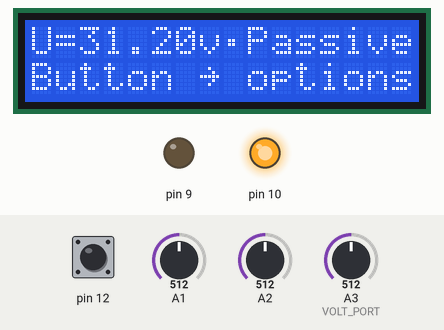
Simulated run of this sketch. Board: Arduino Uno, built with avr-gcc and run on an emulated ATmega328P. Shown: 16×2 character LCD, output pins drawn as LEDs (lit = HIGH). The inputs (shaded band) are chosen by the test bench; at power-on: pin 12 HIGH, A2 = 512, A1 = 512, A3 (VOLT_PORT) = 512.

Above: at 2.8 s.
2.9 s: pin 12 pulled LOW for 0.15 s
At 4.2 s:
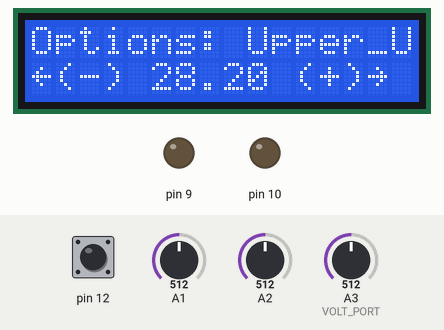
4.5 s: pin 12 pulled LOW for 1 s
At 6.6 s:
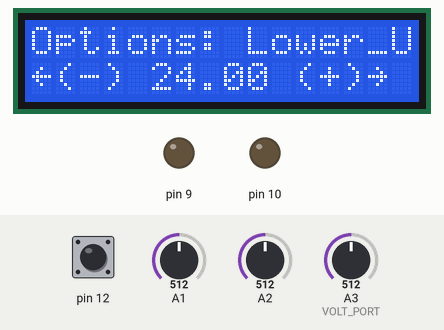
7.0 s: pin 12 pulled LOW for 0.15 s
At 8.3 s:
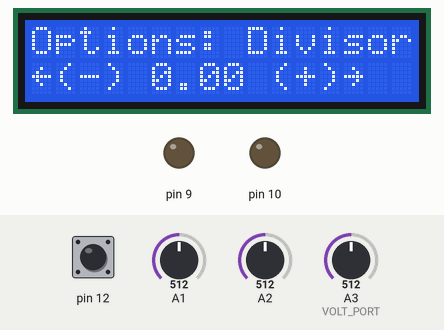
8.6 s: pin 12 pulled LOW for 3.2 s
At 13.0 s:
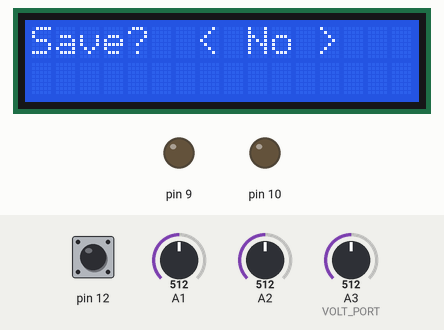
13.3 s: A2 set to 716
At 13.52 s:
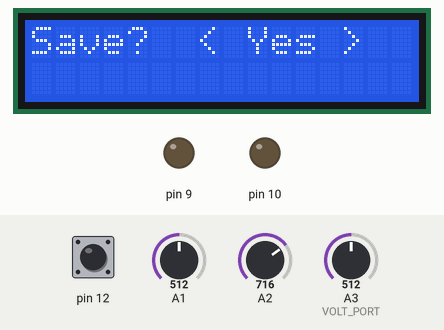
Timing chart, 0 to 16.3 s (numbered marks = the images above; inputs shaded):
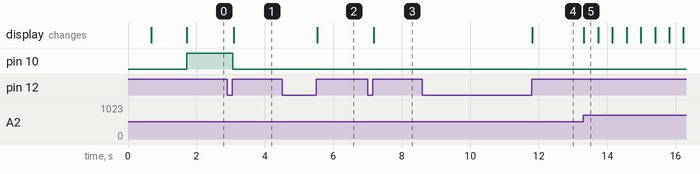

Measured:
- after the input at 2.9 s, pin 10: HIGH → LOW after 0.16 s; the display: changes after 0.19 s (image 1)
- after the input at 4.5 s, the display: changes after 1.0 s (image 2)
- after the input at 7.0 s, the display: changes after 0.18 s (image 3)
- after the input at 8.6 s, the display: changes after 3.2 s (image 4)
- after the input at 13.3 s, the display: changes at once (image 5)
- what the display in image 5 shows lasts 0.4 s, from 13.3 s to 13.7 s

The sketch:

energy2.ino
```cpp
#include <LiquidCrystal_I2C.h>
#include <Wire.h>

LiquidCrystal_I2C lcd(0x27, 16, 2);

#define JOY_X 2
#define JOY_Y 1
#define JOY_BTN 12
#define VOLT_PORT 3


enum sensor {POWER_A = 6, POWER_B = 7};
enum digital {DEV_A = 10, DEV_B = 9};//swapped
enum mode {ACTIVE, PASSIVE, OPTIONS};


class Device {
  public:
    void powerOn() {
      digitalWrite(devicePort, true);
    }

    void powerOff() {
      digitalWrite(devicePort, false);
    }

    bool isPowerOn() {
      bool result = false;
      for (int i = 0; i < tryCount; ++i) {
        int value = analogRead(powerPort);
        if (value < (middlePower - deviationPower) || value > (middlePower + deviationPower))result = true;
      }
      return result;
    }

    Device(int devicePort, int powerPort): devicePort(devicePort), powerPort(powerPort) {
      pinMode(devicePort, OUTPUT);
      powerOff();
      delay(300);
      this->middlePower = analogRead(powerPort);
    }

    Device() {}

  private:
    int tryCount = 40;
    int middlePower;
    int deviationPower = 10;
    int devicePort;
    int powerPort;
};

class Joystic {

  public:
    enum joystic {MIDDLE, UP, DOWN, RIGHT, LEFT};


    Joystic() {}
    Joystic(int joyPortX, int joyPortY, int joyPortButton): joyPortX(joyPortX), joyPortY(joyPortY), joyPortButton(joyPortButton) {
      pinMode(joyPortButton, INPUT_PULLUP);
      buttonValue = FREE;
      joysticMiddleX = analogRead(joyPortX);
      joysticMiddleY = analogRead(joyPortY);
    }

    bool isButtonRelease() {
      bool result = false;
      int state = !digitalRead(joyPortButton);
      if (buttonValue == FREE && state == HIGH) buttonValue = PRESS;
      if (buttonValue == PRESS && state == LOW) {
        buttonValue = FREE;
        result = true;
      }
      return result;
    }


    int getY() {
      int result;
      int y = analogRead(joyPortY);
      if (y < joysticMiddleY - jDeviation) result = UP;
      if (y > joysticMiddleY + jDeviation) result = DOWN;
      if (y >= joysticMiddleY - jDeviation && y <= joysticMiddleY + jDeviation)result = MIDDLE;
      return result;
    }

    int getX() {
      int result;
      int x = analogRead(joyPortX);
      if (x < joysticMiddleY - jDeviation) result = RIGHT;
      if (x > joysticMiddleY + jDeviation) result = LEFT;
      if (x >= joysticMiddleY - jDeviation && x <= joysticMiddleY + jDeviation) result = MIDDLE;
      return result;
    }

  private:
    enum buttValue {FREE, PRESS, RELEASE};
    int joysticMiddleX;
    int joysticMiddleY;
    int jDeviation = 100;
    int joyPortX;
    int joyPortY;
    int joyPortButton;
    int buttonValue;
};


float voltageDivisor = 16.37;
float voltageDeviation = 0;
float upperVoltage = 28.2;
float lowerVoltage = 24.0;
int mode = PASSIVE;
const int ARRSIZE = 2;
float voltArray[ARRSIZE];
int voltArrayPosition = 0;
unsigned long long timer = millis();
const char * anim = "\xa5"":'";
int frameNum = 0;
Device devA;
Device devB;
Device * activeDevice = NULL;
Device * passiveDevice = NULL;

Joystic joy;

void activeMode();
void passiveMode();
void optionsMode();
void switching();
void voltageTest();
void showInfo();
float getVoltage(int port);
void tuning(const char* text, float &parametr, float minimum, float maximum, float tStep);
bool isSave();
bool timeLeft(int milliseconds);
void animate();

/////////////////////////////////////////////////////////////////////////////////////////////
void setup() {
  analogReference(EXTERNAL);
  //Serial.begin(9600);
  lcd.init();
  lcd.backlight();
  lcd.setCursor(0, 0);
  lcd.print("Starting...");

  devA = Device(DEV_A, POWER_A);
  devB = Device(DEV_B, POWER_B);
  activeDevice = &devA;
  passiveDevice = &devB;

  joy = Joystic(JOY_X, JOY_Y, JOY_BTN);

  for (int i = 0; i < ARRSIZE; ++i) voltArray[i] = analogRead(VOLT_PORT) / voltageDivisor;

  lcd.print("Ok");
  //lcd.setCursor(0, 1); lcd.print("middlePower=");
  delay(1000);
}
///////////////////////////////////////////////////////////////////////////////////////////////
void loop() {
  if (timeLeft(500)) {
    showInfo();
    animate();
    if (mode == ACTIVE) activeMode();

  }
  //Serial.print(a); Serial.print("..\n");
  if (mode != OPTIONS) voltageTest();
  if (mode == PASSIVE) passiveMode();

  if (mode == OPTIONS) optionsMode();
  if (joy.isButtonRelease()) mode = OPTIONS;
  delay(5);
}

float getVoltage(int port) {
  float result;
  voltArray[voltArrayPosition] = analogRead(port) / voltageDivisor + voltageDeviation;
  //Serial.print(voltArray[voltArrayPosition]);Serial.print("\n");
  voltArrayPosition++;
  if (voltArrayPosition == ARRSIZE)voltArrayPosition = 0;
  for (int i = 0; i < ARRSIZE; ++i) {
    result += voltArray[i];
  }
  result = result / ARRSIZE;
  result = float(int(result * 10)) / 10;
  return result;
}


void voltageTest() {
  float voltage = getVoltage(VOLT_PORT);
  if (voltage >= upperVoltage) {
    activeDevice -> powerOn();
    mode = ACTIVE;
    //delay(300);
  }
  if (voltage <= lowerVoltage) {
    mode = PASSIVE;
    activeDevice -> powerOff();
    passiveDevice -> powerOff(); //Just in case!
    Device * activeDevice = &devA;
    Device * passiveDevice = &devB;
    //delay(300);
  }
}


void activeMode() {
  if (!activeDevice -> isPowerOn()) switching();
}

void switching() {               //active mode only
  activeDevice -> powerOff();
  if (activeDevice == &devA) {
    activeDevice = &devB;
    passiveDevice = &devA;
  } else {
    activeDevice = &devA;
    passiveDevice = &devB;
  }
  activeDevice -> powerOn();
}

void passiveMode() {}

void optionsMode() {
  activeDevice -> powerOff();
  float newUpperVoltage = upperVoltage;
  float newLowerVoltage = lowerVoltage;
  float newvoltageDeviation = voltageDeviation;

  tuning("Upper_U", newUpperVoltage, 26.0, 29.0, 0.1);

  tuning("Lower_U", newLowerVoltage, 20.0, 26.0, 0.1);

  tuning("Divisor", newvoltageDeviation, -5.0, 5.0, 0.05);

  if (isSave()) {
    upperVoltage = newUpperVoltage;
    lowerVoltage = newLowerVoltage;
    voltageDeviation = newvoltageDeviation;
  }
  mode = PASSIVE;
}


void showInfo() {
  float voltage = getVoltage(VOLT_PORT);
  //debug();
  //Serial.print(voltage);Serial.print("\n");
  //lcd.clear();
  lcd.setCursor(0, 0);
  lcd.print("U=");
  lcd.print(voltage);
  lcd.print("v ");
  lcd.setCursor(9, 0);
  if (mode == ACTIVE && activeDevice == &devA) lcd.print("Dev.A  ");
  if (mode == ACTIVE && activeDevice == &devB) lcd.print("Dev.B  ");
  if (mode == PASSIVE)lcd.print("Passive ");
  lcd.setCursor(0, 1);
  lcd.print("Button ""\x7e"" options");
  delay(5);
}

void tuning(const char* text, float &parametr, float minimum, float maximum, float tStep) {

  bool isExit = false;
  while (!isExit) {
    lcd.clear();
    lcd.print("Options: ");
    lcd.print(text);
    lcd.setCursor(0, 1);
    lcd.print("\x7f""(-) ");
    lcd.print(parametr);
    lcd.print(" (+)""\x7e");
    delay(200);
    while (true) {
      if (joy.getX() == Joystic::RIGHT) {
        parametr += tStep;
        break;
      }
      if (joy.getX() == Joystic::LEFT) {
        parametr -= tStep;
        break;
      }
      if (joy.isButtonRelease()) {
        isExit = true;
        break;
      }
      delay(5);
    }
    if (parametr < minimum) parametr += tStep;
    if (parametr > maximum) parametr -= tStep;
  }
}

bool isSave() {
  bool answer = false;
  bool isExit = false;
  while (!isExit) {
    lcd.clear();
    lcd.print("Save?");
    if (!answer) {
      lcd.setCursor(7, 0); lcd.print("< No > ");
    }
    if (answer) {
      lcd.setCursor(7, 0); lcd.print("< Yes > ");
    }
    delay(400);
    while (true) {
      if (joy.getX() != Joystic::MIDDLE || joy.getY() != Joystic::MIDDLE) {
        answer = !answer;
        break;
      }
      if (joy.isButtonRelease()) {
        isExit = true;
        break;
      }
      delay(5);
    }
  }
  return answer;
}


bool timeLeft(int milliseconds) {
  bool result = false;
  if (millis() > (timer + milliseconds)) {
    result = true;
    timer = millis();
  }
  if (millis() < 5000) timer = millis();
  return result;
}


void animate() {
  char frame = *(anim + frameNum);
  //if (frameNum == 3) frame = '\x15';
  ++frameNum;

  if (frameNum > 1) frameNum = 0;
  lcd.setCursor(8, 0);
  lcd.print (frame);
}
void debug() {
  for(int i=0; i<=7;++i){
    Serial.print(i); Serial.print("-");Serial.print(analogRead(i));Serial.print("   ");
  }
  Serial.print("\n");
  }
```
